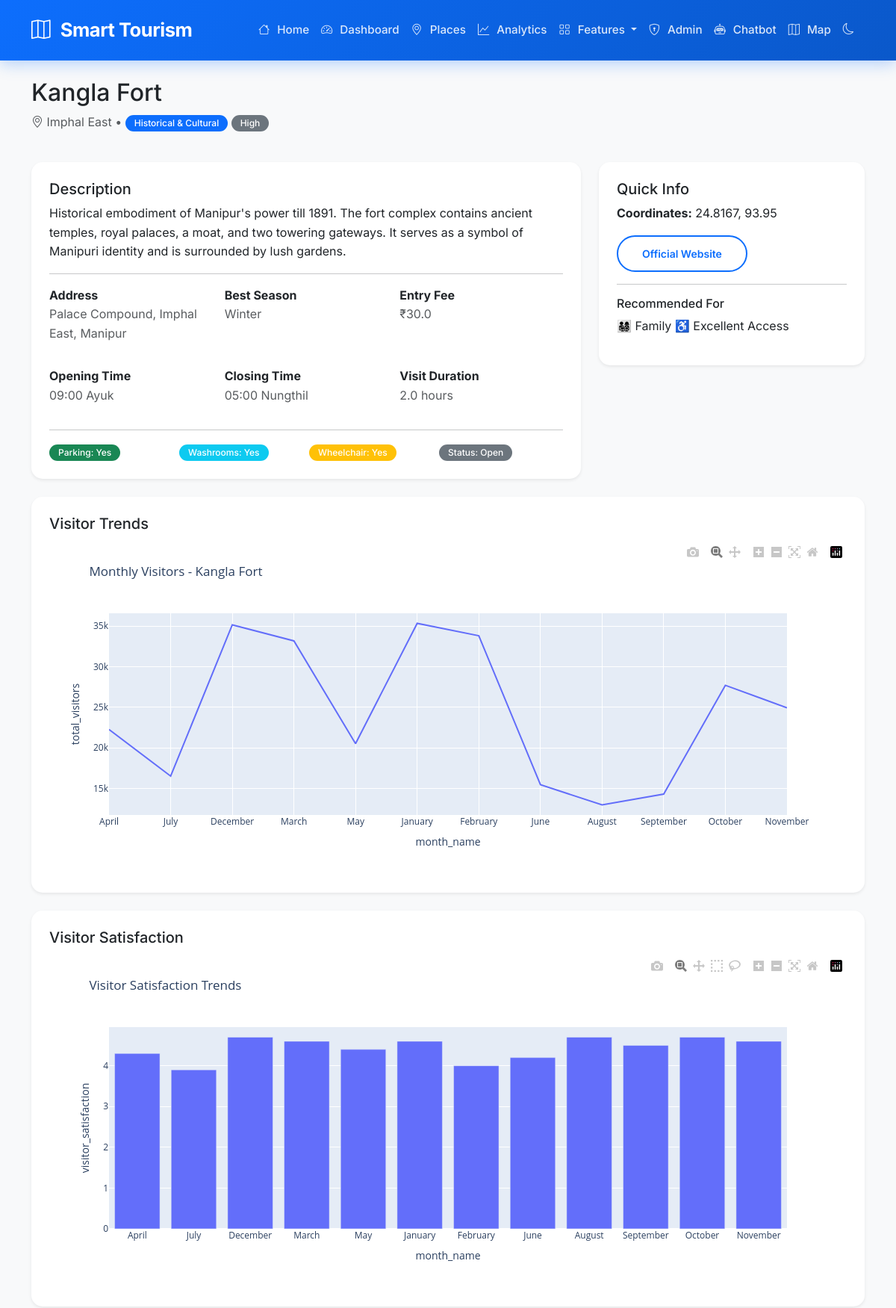
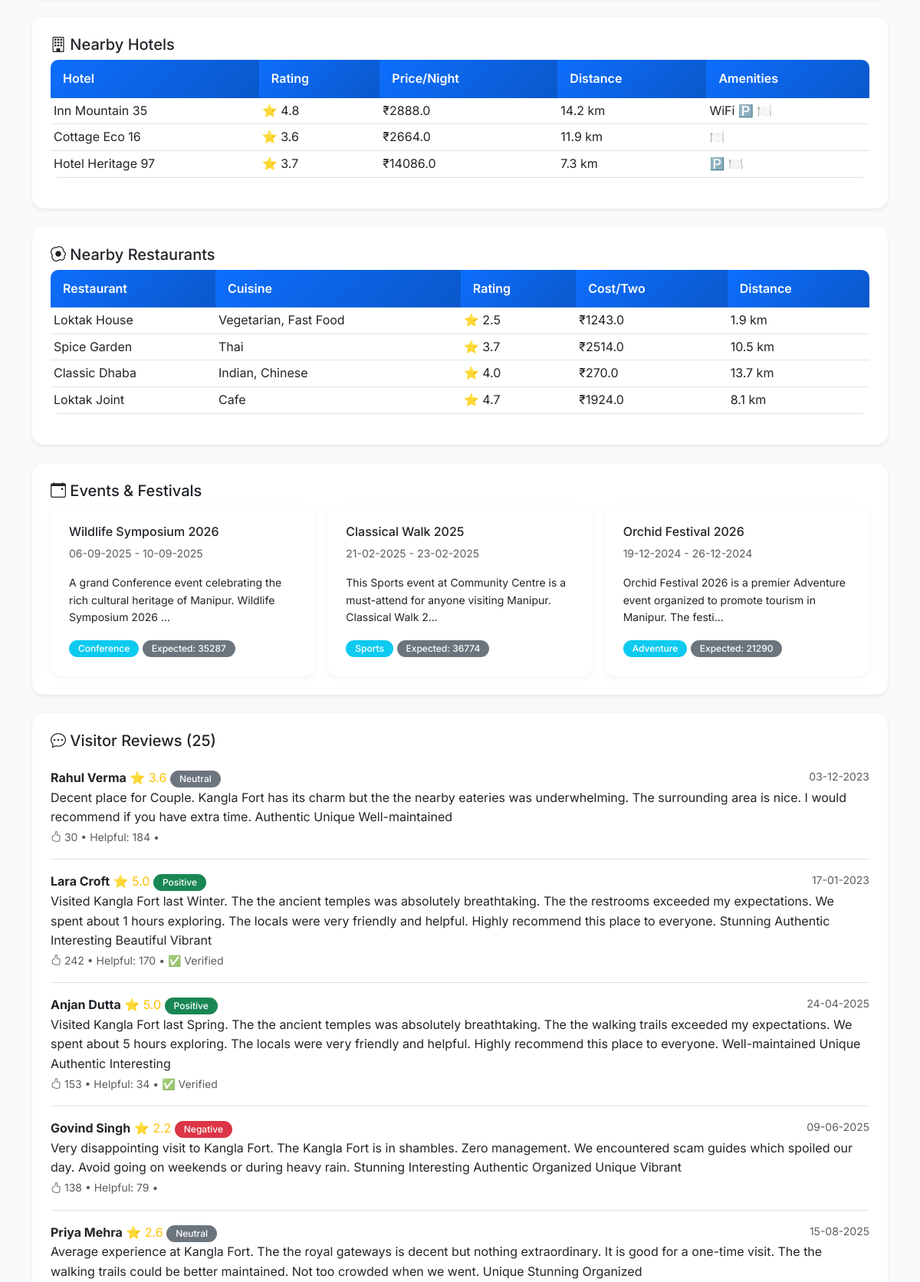
Screenshot of /place/MP003 (upper part) with the database file from the repository (2 pictures, top to bottom).
### tables this page shows
CREATE TABLE "tourist_places" (
"place_id" TEXT,
  "place_name" TEXT,
  "district" TEXT,
  "category" TEXT,
  "description" TEXT,
  "latitude" REAL,
  "longitude" REAL,
  "address" TEXT,
  "entry_fee_inr" REAL,
  "opening_time" TEXT,
  "closing_time" TEXT,
  "best_season" TEXT,
  "visit_duration_hours" REAL,
  "popularity_level" TEXT,
  "family_friendly" TEXT,
  "adventure_level" TEXT,
  "accessibility" TEXT,
  "parking_available" TEXT,
  "washroom_available" TEXT,
  "wheelchair_accessible" TEXT,
  "official_website" TEXT,
  "image_url" TEXT,
  "status" TEXT,
  "created_date" TEXT,
  "updated_date" TEXT
);

CREATE TABLE hotels (
    hotel_id TEXT PRIMARY KEY,
    place_id TEXT,
    hotel_name TEXT NOT NULL,
    hotel_type TEXT,
    star_rating INTEGER,
    average_rating REAL,
    total_reviews INTEGER,
    price_per_night_inr REAL,
    distance_from_place_km REAL,
    district TEXT,
    address TEXT,
    latitude REAL,
    longitude REAL,
    check_in_time TEXT,
    check_out_time TEXT,
    total_rooms INTEGER,
    available_rooms INTEGER,
    room_type TEXT,
    air_conditioning TEXT,
    free_wifi TEXT,
    parking TEXT,
    restaurant TEXT,
    room_service TEXT,
    swimming_pool TEXT,
    gym TEXT,
    spa TEXT,
    pet_friendly TEXT,
    family_friendly TEXT,
    wheelchair_accessible TEXT,
    airport_shuttle TEXT,
    breakfast_included TEXT,
    cancellation_policy TEXT,
    phone_number TEXT,
    email TEXT,
    official_website TEXT,
    image_url TEXT,
    status TEXT,
    created_date TEXT,
    updated_date TEXT,
    FOREIGN KEY (place_id) REFERENCES tourist_places(place_id)
);

CREATE TABLE restaurants (
    restaurant_id TEXT PRIMARY KEY,
    place_id TEXT,
    restaurant_name TEXT NOT NULL,
    restaurant_type TEXT,
    cuisine TEXT,
    average_rating REAL,
    total_reviews INTEGER,
    average_cost_for_two_inr REAL,
    distance_from_place_km REAL,
    district TEXT,
    address TEXT,
    latitude REAL,
    longitude REAL,
    opening_time TEXT,
    closing_time TEXT,
    seating_capacity INTEGER,
    indoor_seating TEXT,
    outdoor_seating TEXT,
    takeaway TEXT,
    home_delivery TEXT,
    online_booking TEXT,
    vegetarian TEXT,
    vegan TEXT,
    non_vegetarian TEXT,
    local_manipuri_food TEXT,
    parking TEXT,
    wheelchair_accessible TEXT,
    family_friendly TEXT,
    payment_method TEXT,
    phone_number TEXT,
    email TEXT,
    official_website TEXT,
    image_url TEXT,
    status TEXT,
    created_date TEXT,
    updated_date TEXT,
    FOREIGN KEY (place_id) REFERENCES tourist_places(place_id)
);

CREATE TABLE "events" (
"event_id" TEXT,
  "place_id" TEXT,
  "event_name" TEXT,
  "event_category" TEXT,
  "district" TEXT,
  "venue" TEXT,
  "description" TEXT,
  "organizer" TEXT,
  "contact_person" TEXT,
  "phone_number" TEXT,
  "email" TEXT,
  "official_website" TEXT,
  "latitude" REAL,
  "longitude" REAL,
  "start_date" TEXT,
  "end_date" TEXT,
  "start_time" TEXT,
  "end_time" TEXT,
  "duration_days" INTEGER,
  "season" TEXT,
  "expected_visitors" INTEGER,
  "registration_required" TEXT,
  "entry_fee_inr" REAL,
  "maximum_capacity" INTEGER,
  "remaining_capacity" INTEGER,
  "age_restriction" TEXT,
  "suitable_for" TEXT,
  "food_available" TEXT,
  "parking_available" TEXT,
  "wheelchair_accessible" TEXT,
  "emergency_medical_service" TEXT,
  "security_available" TEXT,
  "event_status" TEXT,
  "image_url" TEXT,
  "created_date" TEXT,
  "updated_date" TEXT
);

CREATE TABLE reviews (
    review_id TEXT PRIMARY KEY,
    place_id TEXT,
    reviewer_name TEXT,
    reviewer_type TEXT,
    age_group TEXT,
    gender TEXT,
    nationality TEXT,
    visit_date TEXT,
    travel_month TEXT,
    travel_season TEXT,
    travel_mode TEXT,
    travel_group TEXT,
    visit_purpose TEXT,
    overall_rating REAL,
    cleanliness_rating REAL,
    accessibility_rating REAL,
    safety_rating REAL,
    facilities_rating REAL,
    value_for_money_rating REAL,
    recommendation_score INTEGER,
    review_title TEXT,
    review_text TEXT,
    review_length INTEGER,
    sentiment TEXT,
    likes INTEGER,
    helpful_votes INTEGER,
    verified_visitor TEXT,
    review_status TEXT,
    created_date TEXT,
    updated_date TEXT,
    FOREIGN KEY (place_id) REFERENCES tourist_places(place_id)
);

### app.py (the view)
@app.route('/place/<place_id>')
def place_detail(place_id):
    place = get_place_by_id(place_id)
    if not place:
        return "Place not found", 404
    visitors = get_visitor_data(place_id)
    reviews = get_review_data(place_id)
    hotels = get_hotel_data(place_id)
    restaurants = get_restaurant_data(place_id)
    events = get_event_data(place_id)
    weather = get_weather_data(place_id)
    recommendations = get_recommendations(place_id)
    visitor_chart = None
    if not visitors.empty:
        visitors['total_visitors'] = visitors['total_visitors'].fillna(
            0).astype(int)
        fig = px.line(visitors, x='month_name', y='total_visitors',
                      title=f'Monthly Visitors - {place["place_name"]}')
        visitor_chart = json.dumps(fig, cls=plotly.utils.PlotlyJSONEncoder)
    satisfaction_chart = None
    if not visitors.empty and 'visitor_satisfaction' in visitors.columns:
        visitors['visitor_satisfaction'] = visitors['visitor_satisfaction'].fillna(
            0)
        fig = px.bar(visitors, x='month_name', y='visitor_satisfaction',
                     title='Visitor Satisfaction Trends')
        satisfaction_chart = json.dumps(
            fig, cls=plotly.utils.PlotlyJSONEncoder)
    return render_template('place_detail.html',
                           place=place,
                           visitors=visitors.to_dict(
                               'records') if not visitors.empty else [],
                           reviews=reviews.to_dict(
                               'records') if not reviews.empty else [],
                           hotels=hotels.to_dict(
                               'records') if not hotels.empty else [],
                           restaurants=restaurants.to_dict(
                               'records') if not restaurants.empty else [],
                           events=events.to_dict(
                               'records') if not events.empty else [],
                           weather=weather.to_dict(
                               'records') if not weather.empty else [],
                           recommendations=recommendations,
                           visitor_chart=visitor_chart,
                           satisfaction_chart=satisfaction_chart
                           )

### templates/place_detail.html (shortened to what this page needs)
{% extends "base.html" %}  {% block content %}
<div class="container py-4">
  <div class="row mb-4">
    <div class="col-md-12">
      <h2>{{ place.place_name }}</h2>
      <p class="text-muted">
        <i class="bi bi-geo-alt"></i> {{ place.district }} •
        <span class="badge bg-primary">{{ place.category }}</span>
        <span class="badge bg-secondary">{{ place.popularity_level }}</span>
      </p>
    </div>
  </div>
  <div class="row g-4 mb-4">
    <div class="col-md-8">
      <div class="card shadow-sm border-0">
        <div class="card-body">
          <h5>Description</h5>
          <p>{{ place.description }}</p>
          <hr />
          <div class="row g-3">
            <div class="col-md-4">
              <strong>Address</strong>
              <p class="text-muted">{{ place.address }}</p>
            </div>
            <div class="col-md-4">
              <strong>Best Season</strong>
              <p class="text-muted">{{ place.best_season }}</p>
            </div>
            <div class="col-md-4">
              <strong>Entry Fee</strong>
              <p class="text-muted">₹{{ place.entry_fee_inr or 0 }}</p>
            </div>
            <div class="col-md-4">
              <strong>Opening Time</strong>
              <p class="text-muted">{{ place.opening_time or 'N/A' }}</p>
            </div>
            <div class="col-md-4">
              <strong>Closing Time</strong>
              <p class="text-muted">{{ place.closing_time or 'N/A' }}</p>
            </div>
            <div class="col-md-4">
              <strong>Visit Duration</strong>
              <p class="text-muted">
                {{ place.visit_duration_hours or 0 }} hours
              </p>
            </div>
          </div>
          <hr />
          <div class="row g-2">
            <div class="col-md-3">
              <span class="badge bg-success"
                >Parking: {{ place.parking_available }}</span
              >
            </div>
            <div class="col-md-3">
              <span class="badge bg-info"
                >Washrooms: {{ place.washroom_available }}</span
              >
            </div>
            <div class="col-md-3">
              <span class="badge bg-warning"
                >Wheelchair: {{ place.wheelchair_accessible }}</span
              >
            </div>
            <div class="col-md-3">
              <span class="badge bg-secondary">Status: {{ place.status }}</span>
            </div>
          </div>
        </div>
      </div>
    </div>
    <div class="col-md-4">
      <div class="card shadow-sm border-0">
        <div class="card-body">
          <h5>Quick Info</h5>
          <p>
            <strong>Coordinates:</strong> {{ place.latitude }}, {{
            place.longitude }}
          </p>
          {% if place.official_website and place.official_website != 'NULL' %}
          <p>
            <a
              href="{{ place.official_website }}"
              target="_blank"
              class="btn btn-outline-primary btn-sm"
              >Official Website</a
            >
          </p>
          {% endif %}
          <hr />
          <h6>Recommended For</h6>
          <p>
            {% if place.family_friendly == 'Yes' %}👨‍👩‍👧‍👦 Family {% endif %}  {% if
            place.accessibility == 'Excellent' %}♿ Excellent Access {% endif %}
          </p>
        </div>
      </div>
    </div>
  </div>
  {% if visitor_chart %}
  <div class="row mb-4">
    <div class="col-md-12">
      <div class="card shadow-sm border-0">
        <div class="card-body">
          <h5>Visitor Trends</h5>
          <div id="visitorChart"></div>
        </div>
      </div>
    </div>
  </div>
  {% endif %}
  {% if satisfaction_chart %}
  <div class="row mb-4">
    <div class="col-md-12">
      <div class="card shadow-sm border-0">
        <div class="card-body">
          <h5>Visitor Satisfaction</h5>
          <div id="satisfactionChart"></div>
        </div>
      </div>
    </div>
  </div>
  {% endif %}
  {% if hotels %}
  <div class="row mb-4">
    <div class="col-md-12">
      <div class="card shadow-sm border-0">
        <div class="card-body">
          <h5><i class="bi bi-building"></i> Nearby Hotels</h5>
          <div class="table-responsive">
            <table class="table table-sm">
              <thead>
                <tr>
                  <th>Hotel</th>
                  <th>Rating</th>
                  <th>Price/Night</th>
                  <th>Distance</th>
                  <th>Amenities</th>
                </tr>
              </thead>
              <tbody>
                {% for hotel in hotels[:10] %}
                <tr>
                  <td>{{ hotel.hotel_name }}</td>
                  <td>⭐ {{ hotel.average_rating }}</td>
                  <td>₹{{ hotel.price_per_night_inr }}</td>
                  <td>{{ hotel.distance_from_place_km }} km</td>
                  <td>
                    {% if hotel.free_wifi == 'Yes' %}WiFi {% endif %} {% if
                    hotel.parking == 'Yes' %}🅿️ {% endif %} {% if
                    hotel.restaurant == 'Yes' %}🍽️ {% endif %}
                  </td>
                </tr>
                {% endfor %}
              </tbody>
            </table>
          </div>
        </div>
      </div>
    </div>
  </div>
  {% endif %}
  {% if restaurants %}
  <div class="row mb-4">
    <div class="col-md-12">
      <div class="card shadow-sm border-0">
        <div class="card-body">
          <h5><i class="bi bi-egg-fried"></i> Nearby Restaurants</h5>
          <div class="table-responsive">
            <table class="table table-sm">
              <thead>
                <tr>
                  <th>Restaurant</th>
                  <th>Cuisine</th>
                  <th>Rating</th>
                  <th>Cost/Two</th>
                  <th>Distance</th>
                </tr>
              </thead>
              <tbody>
                {% for restaurant in restaurants[:10] %}
                <tr>
                  <td>{{ restaurant.restaurant_name }}</td>
                  <td>{{ restaurant.cuisine }}</td>
                  <td>⭐ {{ restaurant.average_rating }}</td>
                  <td>₹{{ restaurant.average_cost_for_two_inr }}</td>
                  <td>{{ restaurant.distance_from_place_km }} km</td>
                </tr>
                {% endfor %}
              </tbody>
            </table>
          </div>
        </div>
      </div>
    </div>
  </div>
  {% endif %}
  {% if events %}
  <div class="row mb-4">
    <div class="col-md-12">
      <div class="card shadow-sm border-0">
        <div class="card-body">
          <h5><i class="bi bi-calendar-event"></i> Events & Festivals</h5>
          <div class="row g-3">
            {% for event in events %}
            <div class="col-md-4">
              <div class="card h-100">
                <div class="card-body">
                  <h6>{{ event.event_name }}</h6>
                  <p class="small text-muted">
                    {{ event.start_date }} - {{ event.end_date }}
                  </p>
                  <p class="small">{{ event.description[:100] }}...</p>
                  <span class="badge bg-info">{{ event.event_category }}</span>
                  <span class="badge bg-secondary"
                    >Expected: {{ event.expected_visitors }}</span
                  >
                </div>
              </div>
            </div>
            {% endfor %}
          </div>
        </div>
      </div>
    </div>
  </div>
  {% endif %}
  {% if reviews %}
  <div class="row mb-4">
    <div class="col-md-12">
      <div class="card shadow-sm border-0">
        <div class="card-body">
          <h5>
            <i class="bi bi-chat-dots"></i> Visitor Reviews ({{ reviews|length
            }})
          </h5>
          {% for review in reviews[:10] %}
          <div class="border-bottom py-3">
            <div class="d-flex justify-content-between">
              <div>
                <strong>{{ review.reviewer_name }}</strong>
                <span class="text-warning">⭐ {{ review.overall_rating }}</span>
                <span
                  class="badge {% if review.sentiment == 'Positive' %}bg-success{% elif review.sentiment == 'Negative' %}bg-danger{% else %}bg-secondary{% endif %}"
                >
                  {{ review.sentiment }}
                </span>
              </div>
              <small class="text-muted">{{ review.visit_date }}</small>
            </div>
            <p class="mb-0">{{ review.review_text }}</p>
            <small class="text-muted">
              <i class="bi bi-hand-thumbs-up"></i> {{ review.likes or 0 }} •
              Helpful: {{ review.helpful_votes or 0 }} • {% if
              review.verified_visitor == 'Yes' %}✅ Verified{% endif %}
            </small>
          </div>
          {% endfor %}
        </div>
      </div>
    </div>
  </div>
  {% endif %}
</div>
 {% endblock %}

### rows the page displays
tourist_places: place_name "Kangla Fort", district "Imphal East", category "Historical & Cultural", popularity_level "High", description "Historical embodiment of Manipur's power till 1891. The fort complex contains ancient temples, royal palaces, a moat, and two towering gateways. It serves as a symbol of Manipuri identity and is surrounded by lush gardens.", address "Palace Compound, Imphal East, Manipur", best_season "Winter", entry_fee_inr "30.0", opening_time "09:00 Ayuk", closing_time "05:00 Nungthil", visit_duration_hours "2.0", parking_available "Yes", washroom_available "Yes", wheelchair_accessible "Yes", status "Open", latitude "24.8167", longitude "93.95"
hotels: hotel_name "Inn Mountain 35", average_rating "4.8", price_per_night_inr "2888.0", distance_from_place_km "14.2", free_wifi "WiFi"
hotels: hotel_name "Cottage Eco 16", average_rating "3.6", price_per_night_inr "2664.0", distance_from_place_km "11.9"
hotels: hotel_name "Hotel Heritage 97", average_rating "3.7", price_per_night_inr "14086.0", distance_from_place_km "7.3"
restaurants: restaurant_name "Loktak House", cuisine "Vegetarian, Fast Food", average_rating "2.5", average_cost_for_two_inr "1243.0", distance_from_place_km "1.9"
restaurants: restaurant_name "Spice Garden", cuisine "Thai", average_rating "3.7", average_cost_for_two_inr "2514.0", distance_from_place_km "10.5"
restaurants: restaurant_name "Classic Dhaba", cuisine "Indian, Chinese", average_rating "4.0", average_cost_for_two_inr "270.0", distance_from_place_km "13.7"
restaurants: restaurant_name "Loktak Joint", cuisine "Cafe", average_rating "4.7", average_cost_for_two_inr "1924.0", distance_from_place_km "8.1"
events: event_name "Wildlife Symposium 2026", start_date "06-09-2025", end_date "10-09-2025", description "A grand Conference event celebrating the rich cultural heritage of Manipur. Wildlife Symposium 2026", event_category "Conference", expected_visitors "35287"
events: event_name "Classical Walk 2025", start_date "21-02-2025", end_date "23-02-2025", description "This Sports event at Community Centre is a must-attend for anyone visiting Manipur. Classical Walk 2", event_category "Sports", expected_visitors "36774"
events: event_name "Orchid Festival 2026", start_date "19-12-2024", end_date "26-12-2024", description "Orchid Festival 2026 is a premier Adventure event organized to promote tourism in Manipur. The festi", event_category "Adventure", expected_visitors "21290"
reviews: reviewer_name "Rahul Verma", overall_rating "3.6", sentiment "Neutral", visit_date "03-12-2023", review_text "Decent place for Couple. Kangla Fort has its charm but the the nearby eateries was underwhelming. The surrounding area is nice. I would recommend if you have extra time. Authentic Unique Well-maintained", likes "30", helpful_votes "184"
reviews: reviewer_name "Lara Croft", overall_rating "5.0", sentiment "Positive", visit_date "17-01-2023", review_text "Visited Kangla Fort last Winter. The the ancient temples was absolutely breathtaking. The the restrooms exceeded my expectations. We spent about 1 hours exploring. The locals were very friendly and helpful. Highly recommend this place to everyone. Stunning Authentic Interesting Beautiful Vibrant", likes "242", helpful_votes "170", verified_visitor "✅ Verified"
reviews: reviewer_name "Anjan Dutta", overall_rating "5.0", sentiment "Positive", visit_date "24-04-2025", review_text "Visited Kangla Fort last Spring. The the ancient temples was absolutely breathtaking. The the walking trails exceeded my expectations. We spent about 5 hours exploring. The locals were very friendly and helpful. Highly recommend this place to everyone. Well-maintained Unique Authentic Interesting", likes "153", helpful_votes "34", verified_visitor "✅ Verified"
reviews: reviewer_name "Govind Singh", overall_rating "2.2", sentiment "Negative", visit_date "09-06-2025", review_text "Very disappointing visit to Kangla Fort. The Kangla Fort is in shambles. Zero management. We encountered scam guides which spoiled our day. Avoid going on weekends or during heavy rain. Stunning Interesting Authentic Organized Unique Vibrant", likes "138", helpful_votes "79"
reviews: reviewer_name "Priya Mehra", overall_rating "2.6", sentiment "Neutral", visit_date "15-08-2025", review_text "Average experience at Kangla Fort. The the royal gateways is decent but nothing extraordinary. It is good for a one-time visit. The the walking trails could be better maintained. Not too crowded when we went. Unique Stunning Organized"

### other values shown
{{ reviews|length }} "25"
